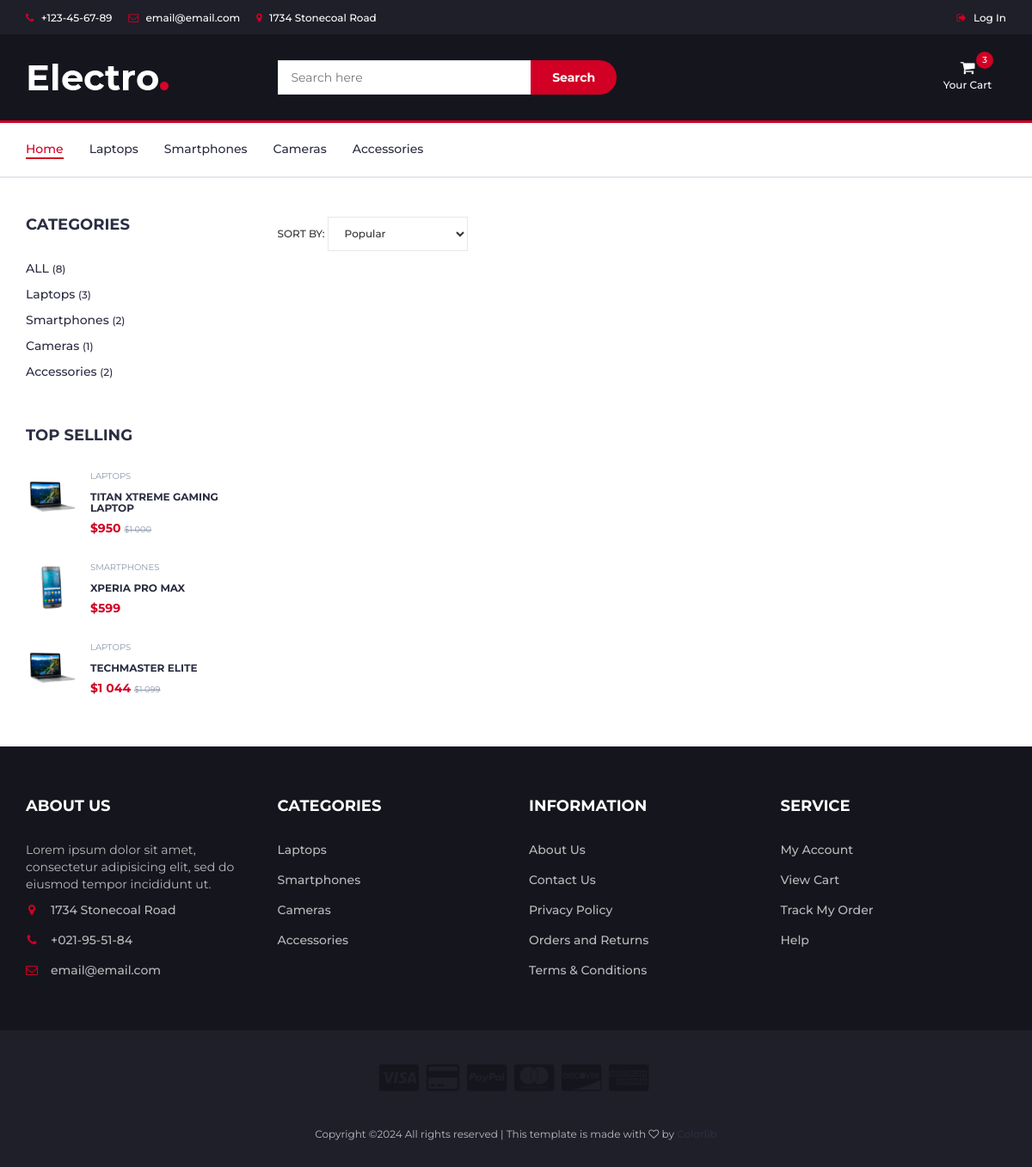
Page /goods/search on the committed database.
### main/models.py (models this page shows, shortened)
class Category(models.Model):
    name = models.CharField(max_length=150, unique=True)
    slug = models.SlugField(max_length=200, unique=True)
    image = models.ImageField(upload_to='category_images')
    class Meta:
        verbose_name_plural = "Categories"
    def product_count(self):
        return self.product_set.count()

class Product(models.Model):
    name = models.CharField(max_length=150, unique=True)
    slug = models.SlugField(max_length=200, unique=True)
    description = models.TextField()
    little_description = models.TextField()
    price = models.DecimalField(default=0.00, max_digits=7, decimal_places=2)
    discount = models.DecimalField(default=0.00, max_digits=4, decimal_places=2)
    quantity = models.PositiveIntegerField(default=0)
    category = models.ForeignKey(to=Category, on_delete=models.CASCADE)
    class Meta:
        ordering = ("id",)
    def sell_price(self):
        if self.discount:
            return round(self.price - (self.price * self.discount / 100), 2)
        return self.price

class ProductImage(models.Model):
    product = models.ForeignKey(
        Product, related_name="images", on_delete=models.CASCADE
    )
    image = models.ImageField(upload_to="product_images")

### goods/views.py (the view, shortened to what this page needs)
# urls.py: path("search", views.catalog, name="search"),
def catalog(request, category_slug=None):
    page = request.GET.get("page", 1)
    query = request.GET.get("q", None)
    sort_option = request.GET.get("sort", None)
    if category_slug == "all":
        goods = Product.objects.all()
    elif query:
        goods = q_search(query)
    else:
        goods = Product.objects.filter(category__slug=category_slug)
    if sort_option == "0":  # Popular
        goods = goods.annotate(average_rating=Avg("ratings__value")).order_by(
            "-average_rating"
        )
    elif sort_option == "3":  # Discount
        goods = goods.filter(discount__gt=0)
    categories = Category.objects.all()
    top_sellings = (
        Product.objects.all()
        .annotate(average_rating=Avg("ratings__value"))
        .order_by("-average_rating")[:3]
    )
    total_count = Product.objects.count()
    paginator = Paginator(goods, 6)
    current_page = paginator.page(int(page))
    context = {
        "title": "Catalog",
        "goods": current_page,
        "categories": categories,
        "top_sellings": top_sellings,
        "total_count": total_count,
        "slug_url": category_slug,
    }
    return render(request, "goods/catalog.html", context)

### main/templatetags/custom_filters.py (called while the page is built)
@register.filter(name="add_spaces")
def add_spaces(value):
    return "{:,.0f}".format(value).replace(",", " ")

### goods/templates/goods/catalog.html (shortened to what this page needs)
{% extends 'base.html' %}
{% load static %}
{% load custom_filters %}
{% load goods_tags %}
{% block content %}
  <div class="section">
    <div class="container">
      <div class="row">
        <div id="aside" class="col-md-3">
          <div class="aside">
            <h3 class="aside-title">Categories</h3>
            <div class="checkbox-filter">
              <div class="input-checkbox">
                <a href="{% url 'goods:catalog' 'all' %}">
                  ALL
                  <small>({{ total_count }})</small>
                </a>
              </div>
              {% for category in categories %}
                <div class="input-checkbox">
                  <a href="{% url 'goods:catalog' category.slug %}">
                    {{ category.name }}
                    <small>({{ category.product_count }})</small>
                  </a>
                </div>
              {% endfor %}
            </div>
          </div>
          <br /><br />
          <div class="aside">
            <h3 class="aside-title">Top selling</h3>
            {% for product in top_sellings %}
              <div class="product-widget">
                <div class="product-img">
                  <img src="{{ product.images.first.image.url }}" alt="{{ product.name }}" />
                </div>
                <div class="product-body">
                  <p class="product-category">{{ product.category.name }}</p>
                  <h3 class="product-name"><a href="{% url 'goods:product' product.slug %}">{{ product.name }}</a></h3>
                  <h4 class="product-price">
                    ${{ product.sell_price|add_spaces }} {% if product.discount %}
                      <del class="product-old-price">${{ product.price|add_spaces }}</del>
                    {% endif %}
                  </h4>
                </div>
              </div>
            {% endfor %}
          </div>
        </div>
        <div id="store" class="col-md-9">
          <form action="{% if request.get.q %}
                        {% url 'goods:search' %}
                      {% else %}
                        {% url 'goods:catalog' slug_url %}
                      {% endif %}"
                method="get">
            <div class="store-filter clearfix">
              <div class="store-sort">
                <label>
                  Sort By:
                  <select class="input-select" name="sort" onchange="this.form.submit()">
                    <option value="0" {% if current_sort == '0' %}selected{% endif %}>Popular</option>
                  </select>
                </label>
              </div>
            </div>
          </form>
        </div>
      </div>
    </div>
  </div>
{% endblock %}

### templates/base.html (shortened to what this page needs)
{% load static %}
{% load goods_tags %}
<!DOCTYPE html>
<html lang="en">
	<head>
		<link type="text/css" rel="stylesheet" href="{% static "css/bootstrap.min.css" %}"/>
		<link type="text/css" rel="stylesheet" href="{% static "css/slick.css" %}"/>
		<link type="text/css" rel="stylesheet" href="{% static "css/slick-theme.css" %}"/>
		<link type="text/css" rel="stylesheet" href="{% static "css/nouislider.min.css" %}"/>
		<link rel="stylesheet" href="{% static "css/font-awesome.min.css" %}">
		<link type="text/css" rel="stylesheet" href="{% static "css/style.css" %}"/>
    </head>
	<body>
		<header>
			<div id="top-header">
				<div class="container">
					<ul class="header-links pull-left">
						<li><a href="#"><i class="fa fa-phone"></i> +123-45-67-89</a></li>
						<li><a href="#"><i class="fa fa-envelope-o"></i> email@email.com</a></li>
						<li><a href="#"><i class="fa fa-map-marker"></i> 1734 Stonecoal Road</a></li>
					</ul>
					<ul class="header-links pull-right">
						{% if not user.is_authenticated %}
						<li><a href="{% url "users:login" %}"><i class="fa fa-sign-out"></i> Log In</a></li>
						{% else %}
						<li><a href="#"><i class="fa fa-user-o"></i> {{user.username}}</a></li>
						<li><a href="{% url "users:logout" %}"><i class="fa fa-sign-out"></i> Log Out</a></li>
						{% endif %}
					</ul>
				</div>
			</div>
			<div id="header">
				<div class="container">
					<div class="row">
						<div class="col-md-3">
							<div class="header-logo">
								<a href="{% url "main:index" %}" class="logo">
									<img src="{% static "./img/logo.png" %}" alt="logo">
								</a>
							</div>
						</div>
						<div class="col-md-6">
							<div class="header-search">
								<form action="{% url "goods:search" %}" method="GET">
									<input class="input" type="search" name="q" placeholder="Search here">
									<button class="search-btn">Search</button>
								</form>
							</div>
						</div>
						<div class="col-md-3 clearfix">
							<div class="header-ctn">
								<div class="dropdown">
									<a class="dropdown-toggle" data-toggle="dropdown" aria-expanded="true">
										<i class="fa fa-shopping-cart"></i>
										<span>Your Cart</span>
										<div class="qty">3</div>
									</a>
								</div>
							</div>
						</div>
					</div>
				</div>
			</div>
		</header>
		<nav id="navigation">
			<div class="container">
				<div id="responsive-nav">
					<ul class="main-nav nav navbar-nav">
						<li class="active"><a href="{% url "main:index" %}">Home</a></li>
						{% for category in categories %}
						<li><a href="{% url "goods:catalog" category.slug %}">{{ category.name }}</a></li>
						{% endfor %}
					</ul>
				</div>
			</div>
		</nav>
		{% block content %}
		{% endblock content %}
		<footer id="footer">
			<div class="section">
				<div class="container">
					<div class="row">
						<div class="col-md-3 col-xs-6">
							<div class="footer">
								<h3 class="footer-title">About Us</h3>
								<p>Lorem ipsum dolor sit amet, consectetur adipisicing elit, sed do eiusmod tempor incididunt ut.</p>
								<ul class="footer-links">
									<li><a href="#"><i class="fa fa-map-marker"></i>1734 Stonecoal Road</a></li>
									<li><a href="#"><i class="fa fa-phone"></i>+021-95-51-84</a></li>
									<li><a href="#"><i class="fa fa-envelope-o"></i>email@email.com</a></li>
								</ul>
							</div>
						</div>
						<div class="col-md-3 col-xs-6">
							<div class="footer">
								<h3 class="footer-title">Categories</h3>
								<ul class="footer-links">
									{% for category in categories %}
									<li><a href="{% url "goods:catalog" category.slug %}">{{ category.name }}</a></li>
									{% endfor %}
								</ul>
							</div>
						</div>
						<div class="col-md-3 col-xs-6">
							<div class="footer">
								<h3 class="footer-title">Information</h3>
								<ul class="footer-links">
									<li><a href="#">About Us</a></li>
									<li><a href="#">Contact Us</a></li>
									<li><a href="#">Privacy Policy</a></li>
									<li><a href="#">Orders and Returns</a></li>
									<li><a href="#">Terms & Conditions</a></li>
								</ul>
							</div>
						</div>
						<div class="col-md-3 col-xs-6">
							<div class="footer">
								<h3 class="footer-title">Service</h3>
								<ul class="footer-links">
									<li><a href="#">My Account</a></li>
									<li><a href="#">View Cart</a></li>
									<li><a href="#">Track My Order</a></li>
									<li><a href="#">Help</a></li>
								</ul>
							</div>
						</div>
					</div>
				</div>
			</div>
			<div id="bottom-footer" class="section">
				<div class="container">
					<div class="row">
						<div class="col-md-12 text-center">
							<ul class="footer-payments">
								<li><a href="#"><i class="fa fa-cc-visa"></i></a></li>
								<li><a href="#"><i class="fa fa-credit-card"></i></a></li>
								<li><a href="#"><i class="fa fa-cc-paypal"></i></a></li>
								<li><a href="#"><i class="fa fa-cc-mastercard"></i></a></li>
								<li><a href="#"><i class="fa fa-cc-discover"></i></a></li>
								<li><a href="#"><i class="fa fa-cc-amex"></i></a></li>
							</ul>
							<span class="copyright">
								Copyright &copy;<script>document.write(new Date().getFullYear());</script> All rights reserved | This template is made with <i class="fa fa-heart-o" aria-hidden="true"></i> by <a href="https://colorlib.com" target="_blank">Colorlib</a>
							</span>
						</div>
					</div>
				</div>
			</div>
		</footer>
	</body>
</html>

### static/css/style.css (style rules this page uses)
body { font-family: 'Montserrat', sans-serif; font-weight: 400; color: #333; }
h1, h2, h3, h4, h5, h6 { color: #2B2D42; font-weight: 700; margin: 0 0 10px; }
a { color: #2B2D42; font-weight: 500; -webkit-transition: 0.2s color; transition: 0.2s color; }
ul, ol { margin: 0; padding: 0; list-style: none }
.input { height: 40px; padding: 0px 15px; border: 1px solid #E4E7ED; background-color: #FFF; width: 100%; }
.input-select { padding: 0px 15px; background: #FFF; border: 1px solid #E4E7ED; height: 40px; }
.input-radio, .input-checkbox { position: relative; display: block; }
.section { padding-top: 30px; padding-bottom: 30px; }
#top-header { padding-top: 10px; padding-bottom: 10px; background-color: #1E1F29; }
.header-links li { display: inline-block; margin-right: 15px; font-size: 12px; }
.header-links li:last-child { margin-right: 0px; }
.header-links li a { color: #FFF; }
.header-links li i { color: #D10024; margin-right: 5px; }
#header { padding-top: 15px; padding-bottom: 15px; background-color: #15161D; }
.header-logo { float: left; }
.header-logo .logo img { display: block; }
.header-search { padding: 15px 0px; }
.header-search form { position: relative; }
.header-search form .input { width: calc(100% - 260px); margin-right: -4px; }
.header-search form .search-btn { height: 40px; width: 100px; background: #D10024; color: #FFF; font-weight: 700; border: none; border-radius: 0px 40px 40px 0px; }
.header-ctn { float: right; padding: 15px 0px; }
.header-ctn>div { display: inline-block; }
.header-ctn>div>a { display: block; position: relative; width: 90px; text-align: center; color: #FFF; }
.header-ctn>div>a>i { display: block; font-size: 18px; }
.header-ctn>div>a>span { font-size: 12px; }
.header-ctn>div>a>.qty { position: absolute; right: 15px; top: -10px; width: 20px; height: 20px; line-height: 20px; text-align: center; border-radius: 50%; font-size: 10px; color: #FFF; background-color: #D10024; }
#navigation { background: #FFF; border-bottom: 2px solid #E4E7ED; border-top: 3px solid #D10024; }
.main-nav>li+li { margin-left: 30px }
.main-nav>li>a { padding: 20px 0px; }
.main-nav>li>a:hover, .main-nav>li>a:focus, .main-nav>li.active>a { color: #D10024; background-color: transparent; }
.main-nav>li>a:after { content: ""; display: block; width: 0%; height: 2px; background-color: #D10024; -webkit-transition: 0.2s all; transition: 0.2s all; }
.main-nav>li>a:hover:after, .main-nav>li>a:focus:after, .main-nav>li.active>a:after { width: 100%; }
.product-widget { position: relative; }
.product-widget+.product-widget { margin: 30px 0px; }
.product-widget .product-img { position: absolute; left: 0px; top: 0px; width: 60px; }
.product-widget .product-img>img { width: 100%; }
.product-widget .product-body { padding-left: 75px; min-height: 60px; }
.product-widget .product-body .product-category { text-transform: uppercase; font-size: 10px; color: #8D99AE; }
.product-widget .product-body .product-name { text-transform: uppercase; font-size: 12px; }
.product-widget .product-body .product-name>a { font-weight: 700; }
.product-widget .product-body .product-price { font-size: 14px; color: #D10024; }
.product-widget .product-body .product-price .product-old-price { font-size: 70%; font-weight: 400; color: #8D99AE; }
.aside>.aside-title { text-transform: uppercase; font-size: 18px; margin: 15px 0px 30px; }
.checkbox-filter>div+div { margin-top: 10px; }
.store-filter { margin-bottom: 15px; margin-top: 15px; }
.store-sort { display: inline-block; }
.store-sort label { font-weight: 500; font-size: 12px; text-transform: uppercase; margin-right: 15px; }
#footer { background: #15161D; color: #B9BABC; }
#bottom-footer { background: #1E1F29; }
.footer { margin: 30px 0px; }
.footer .footer-title { color: #FFF; text-transform: uppercase; font-size: 18px; margin: 0px 0px 30px; }
.footer-links li+li { margin-top: 15px; }
.footer-links li a { color: #B9BABC; }
.footer-links li i { margin-right: 15px; color: #D10024; width: 14px; text-align: center; }
.copyright { margin-top: 30px; display: block; font-size: 12px; }
.footer-payments li { display: inline-block; margin-right: 5px; }
.footer-payments li a { color: #15161D; font-size: 36px; display: block; }

### rows in the picture
Category: name "Laptops", product_count "3"
Category: name "Smartphones", product_count "2"
Category: name "Cameras", product_count "1"
Category: name "Accessories", product_count "2"
Product: images.first.image (picture), category.name "LAPTOPS", name "TITAN XTREME GAMING LAPTOP", sell_price|add_spaces "950", price|add_spaces "1 000"
Product: images.first.image (picture), category.name "SMARTPHONES", name "XPERIA PRO MAX", sell_price|add_spaces "599"
Product: images.first.image (picture), category.name "LAPTOPS", name "TECHMASTER ELITE", sell_price|add_spaces "1 044", price|add_spaces "1 099"

### other values in the picture
{{ total_count }} "8"
